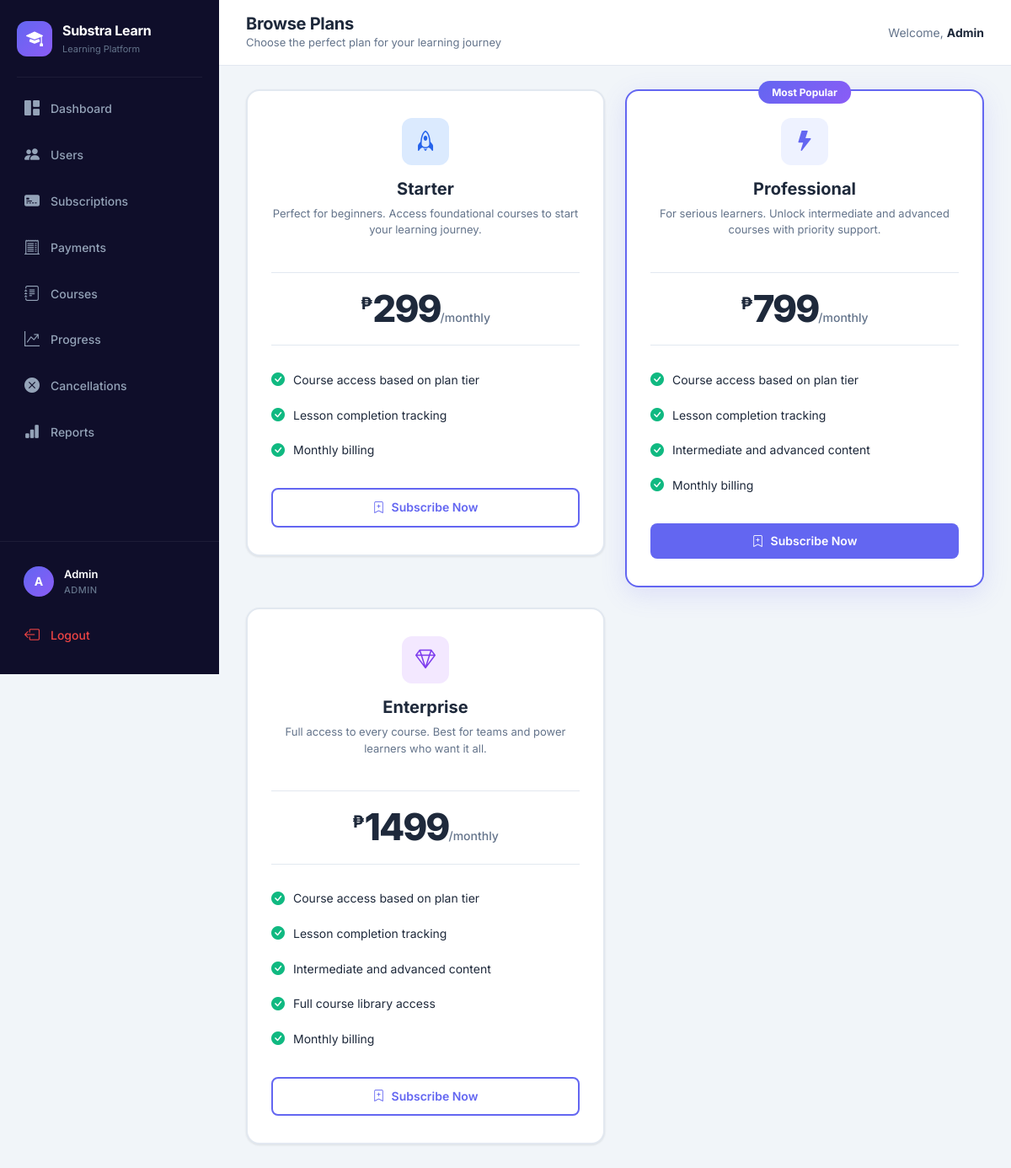
The app's page /plans (signed in) with its own data.
### tables this page shows
CREATE TABLE plans (
    id INTEGER PRIMARY KEY AUTOINCREMENT,
    name TEXT NOT NULL,
    description TEXT DEFAULT '',
    price REAL NOT NULL,
    billing_cycle TEXT NOT NULL,
    stripe_price_id TEXT DEFAULT '',
    status TEXT DEFAULT 'active',
    created_at TEXT DEFAULT (datetime('now'))
);

### app.py (the view)
@app.route("/plans")
@login_required
def plans():
    conn = get_db()
    all_plans = conn.execute("SELECT * FROM plans WHERE status='active' ORDER BY price").fetchall()
    active_sub = get_active_subscription(conn, session["user_id"])
    conn.close()
    active_plan_id = active_sub["plan_id"] if active_sub else None
    return render_template("plans.html", plans=all_plans, active_plan_id=active_plan_id)

### app.py (called while the page is built, shortened)
def get_db():
    db_path = os.getenv("DATABASE_PATH", "database.db")
    conn = sqlite3.connect(db_path, timeout=10)
    conn.row_factory = sqlite3.Row
    conn.execute("PRAGMA journal_mode=WAL")
    conn.execute("PRAGMA busy_timeout=10000")
    return conn

@app.context_processor
def inject_helpers():
    def csrf_field():
        return Markup(f'<input type="hidden" name="csrf_token" value="{escape(get_csrf_token())}">')
    return {"csrf_token": get_csrf_token, "csrf_field": csrf_field}

@app.before_request
def protect_posts():
    if request.method != "POST":
        return

def login_required(func):
    @wraps(func)
    def wrapper(*args, **kwargs):
        if "user_id" not in session:
            return redirect("/login")
        return func(*args, **kwargs)
    return wrapper

@app.before_request
def refresh_admin_badges():
    if session.get("role") == "admin":
        conn = get_db()
        pending = conn.execute("SELECT COUNT(*) FROM cancellation_requests WHERE status='pending'").fetchone()[0]
        failed = conn.execute("SELECT COUNT(*) FROM payments WHERE status='failed'").fetchone()[0]
        conn.close()
        session["pending_count"] = pending
        session["failed_payment_count"] = failed

def get_active_subscription(conn, user_id):
    return conn.execute(
        """
        SELECT s.*, p.name as plan_name, p.price, p.billing_cycle
        FROM subscriptions s
        JOIN plans p ON s.plan_id = p.id
        WHERE s.user_id = ? AND s.status = 'active'
        ORDER BY s.id DESC LIMIT 1
        """,
        (user_id,),
    ).fetchone()

### templates/plans.html
{% extends "base.html" %}
{% block page_title %}Browse Plans{% endblock %}
{% block page_subtitle %}Choose the perfect plan for your learning journey{% endblock %}
{% block content %}
<div class="plans-grid">{% for plan in plans %}<div class="plan-card {% if loop.index == 2 %}plan-featured{% endif %} {% if active_plan_id == plan['id'] %}plan-current{% endif %}">{% if loop.index == 2 %}<div class="plan-badge">Most Popular</div>{% endif %}{% if active_plan_id == plan['id'] %}<div class="plan-badge plan-badge-current">Current Plan</div>{% endif %}<div class="plan-header"><div class="plan-icon plan-icon-{{ loop.index }}"><i class="bi {% if loop.index==1 %}bi-rocket{% elif loop.index==2 %}bi-lightning-fill{% else %}bi-gem{% endif %}"></i></div><h3 class="plan-name">{{ plan['name'] }}</h3><p class="plan-description">{{ plan['description'] }}</p></div><div class="plan-pricing"><span class="plan-currency">₱</span><span class="plan-amount">{{ "%.0f"|format(plan['price']) }}</span><span class="plan-cycle">/{{ plan['billing_cycle']|lower }}</span></div><div class="plan-features"><div class="plan-feature"><i class="bi bi-check-circle-fill"></i><span>Course access based on plan tier</span></div><div class="plan-feature"><i class="bi bi-check-circle-fill"></i><span>Lesson completion tracking</span></div>{% if loop.index >= 2 %}<div class="plan-feature"><i class="bi bi-check-circle-fill"></i><span>Intermediate and advanced content</span></div>{% endif %}{% if loop.index >= 3 %}<div class="plan-feature"><i class="bi bi-check-circle-fill"></i><span>Full course library access</span></div>{% endif %}<div class="plan-feature"><i class="bi bi-check-circle-fill"></i><span>{{ plan['billing_cycle'] }} billing</span></div></div><div class="plan-action">{% if active_plan_id == plan['id'] %}<button class="btn-custom btn-secondary-custom w-100" disabled><i class="bi bi-check-lg"></i> Current Plan</button>{% else %}<a href="/subscribe/{{ plan['id'] }}" class="btn-custom {% if loop.index == 2 %}btn-primary-custom{% else %}btn-outline-primary{% endif %} w-100"><i class="bi bi-bookmark-plus"></i> Subscribe Now</a>{% endif %}</div></div>{% else %}<div class="content-card empty-state-card"><div class="empty-state"><h3>No active plans</h3><p>Please check back soon.</p></div></div>{% endfor %}</div>
{% endblock %}

### static/style.css (style rules this page uses)
:root { --primary: #6366F1; --primary-dark: #4F46E5; --primary-light: #A5B4FC; --primary-bg: #EEF2FF; --secondary: #8B5CF6; --success: #10B981; --success-bg: #D1FAE5; --warning: #F59E0B; --warning-bg: #FEF3C7; --danger: #EF4444; --danger-bg: #FEE2E2; --info: #06B6D4; --info-bg: #CFFAFE; --dark: #0F172A; --sidebar-bg: #0F0E2A; --sidebar-hover: #1E1B4B; --sidebar-active: #6366F1; --bg: #F1F5F9; --card: #FFFFFF; --text: #1E293B; --text-muted: #64748B; --border: #E2E8F0; --radius: 12px; --radius-sm: 8px; --radius-lg: 16px; --shadow: 0 1px 3px rgba(0,0,0,0.06), 0 1px 2px rgba(0,0,0,0.04); --shadow-md: 0 4px 6px rgba(0,0,0,0.05), 0 2px 4px rgba(0,0,0,0.03); --shadow-lg: 0 10px 25px rgba(0,0,0,0.08), 0 4px 10px rgba(0,0,0,0.04); --transition: all 0.2s ease; --sidebar-width: 260px; }
* { margin: 0; padding: 0; box-sizing: border-box; }
body { font-family: 'Inter', -apple-system, BlinkMacSystemFont, 'Segoe UI', sans-serif; background: var(--bg); color: var(--text); line-height: 1.6; -webkit-font-smoothing: antialiased; }
.btn-custom { display: inline-flex; align-items: center; justify-content: center; gap: 8px; padding: 10px 20px; border-radius: var(--radius-sm); font-size: 14px; font-weight: 600; text-decoration: none; border: none; cursor: pointer; transition: var(--transition); white-space: nowrap; }
.btn-primary-custom { background: var(--primary); color: white; }
.btn-outline-primary { background: transparent; color: var(--primary); border: 2px solid var(--primary); }
.w-100 { width: 100%; }
.plans-grid { display: grid; grid-template-columns: repeat(auto-fit, minmax(300px, 1fr)); gap: 24px; align-items: start; }
.plan-card { background: var(--card); border-radius: var(--radius-lg); padding: 32px 28px; box-shadow: var(--shadow); border: 2px solid var(--border); transition: var(--transition); position: relative; display: flex; flex-direction: column; }
.plan-featured { border-color: var(--primary); box-shadow: 0 8px 30px rgba(99, 102, 241, 0.15); }
.plan-badge { position: absolute; top: -12px; left: 50%; transform: translateX(-50%); background: linear-gradient(135deg, var(--primary), var(--secondary)); color: white; font-size: 12px; font-weight: 700; padding: 4px 16px; border-radius: 20px; white-space: nowrap; }
.plan-header { text-align: center; margin-bottom: 24px; }
.plan-icon { width: 56px; height: 56px; border-radius: var(--radius); display: flex; align-items: center; justify-content: center; font-size: 24px; margin: 0 auto 16px; }
.plan-icon-1 { background: #DBEAFE; color: #2563EB; }
.plan-icon-2 { background: var(--primary-bg); color: var(--primary); }
.plan-icon-3 { background: #F3E8FF; color: #7C3AED; }
.plan-name { font-size: 20px; font-weight: 700; margin-bottom: 8px; }
.plan-description { color: var(--text-muted); font-size: 13px; line-height: 1.5; }
.plan-pricing { text-align: center; padding: 20px 0; margin-bottom: 20px; border-top: 1px solid var(--border); border-bottom: 1px solid var(--border); }
.plan-currency { font-size: 20px; font-weight: 700; color: var(--text); vertical-align: top; }
.plan-amount { font-size: 44px; font-weight: 800; color: var(--text); letter-spacing: -2px; line-height: 1; }
.plan-cycle { font-size: 14px; color: var(--text-muted); font-weight: 500; }
.plan-features { flex: 1; margin-bottom: 24px; }
.plan-feature { display: flex; align-items: center; gap: 10px; padding: 8px 0; font-size: 14px; color: var(--text); }
.plan-feature i { color: var(--success); font-size: 16px; flex-shrink: 0; }
.plan-action { margin-top: auto; }

### records on screen
plans: name "Starter", description "Perfect for beginners. Access foundational courses to start your learning journey.", price "299", billing_cycle "monthly", billing_cycle "Monthly"
plans: shows "Most Popular", name "Professional", description "For serious learners. Unlock intermediate and advanced courses with priority support.", price "799", billing_cycle "monthly", shows "Intermediate and advanced content", billing_cycle "Monthly"
plans: name "Enterprise", description "Full access to every course. Best for teams and power learners who want it all.", price "1499", billing_cycle "monthly", shows "Intermediate and advanced content", shows "Full course library access", billing_cycle "Monthly"

### other values on screen
{{ session.get('user_name', 'U')[0]|upper }} "A"
{{ session.get('user_name') }} "Admin"
{{ session.get('role')|upper }} "ADMIN"
